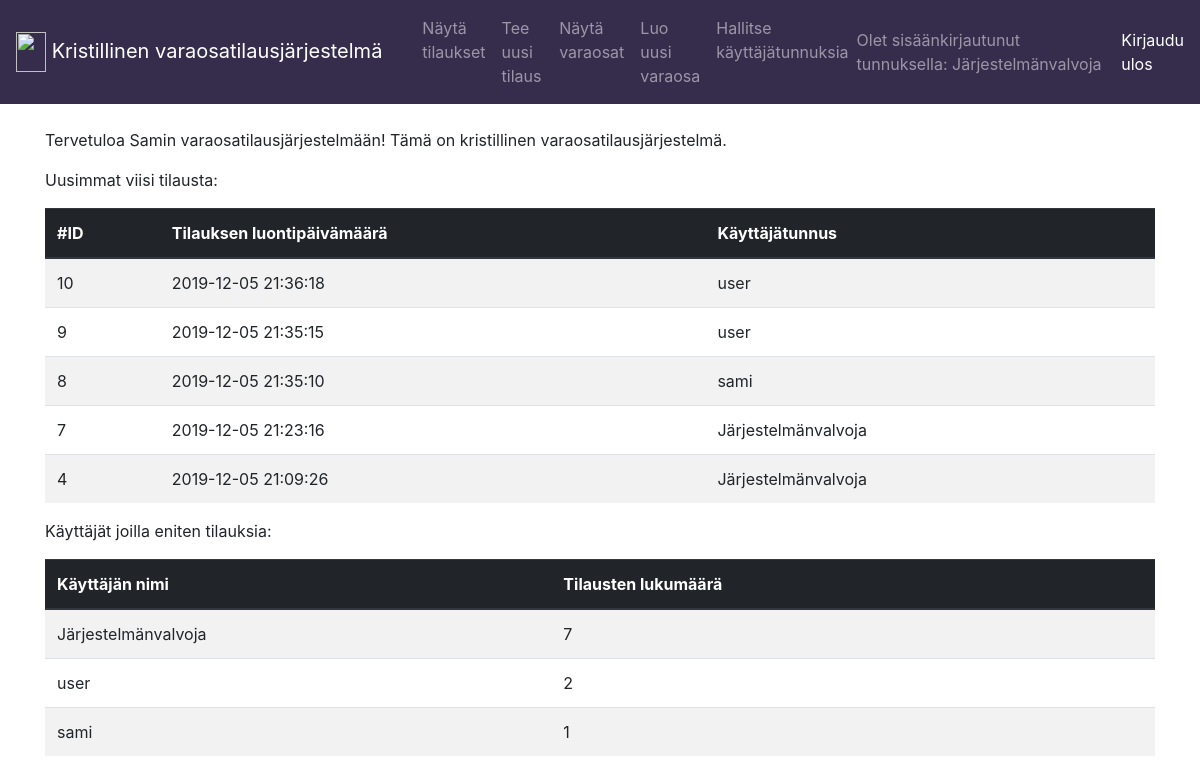
Page / (signed in) on the committed database.
### application/auth/models.py (models this page shows, shortened)
class User(Base):
    __tablename__ = "account"
    name = db.Column(db.String(144), nullable=False)
    username = db.Column(db.String(144), nullable=False)
    password = db.Column(db.String(144), nullable=False)
    role = db.Column(db.String(144), nullable=False)
    varaosa = db.relationship("Varaosa", backref='account', lazy=True)
    @staticmethod
    def find_new_orders():
        stmt = text("SELECT Tilaus.id, Tilaus.date_created, Account.name FROM Tilaus"
                    " LEFT JOIN Account ON Account.id = Tilaus.account_id"
                    " ORDER BY Tilaus.date_created DESC"
                    " LIMIT 5")
        res = db.engine.execute(stmt)
        response = []
        for row in res:
            response.append({"tilaus":row[0], "aika":row[1], "tunnus":row[2]})
        return response
    @staticmethod
    def find_users_with_most_orders():
        stmt = text("SELECT Account.name, COUNT(Tilaus.id) FROM Account"
                    " LEFT JOIN Tilaus ON Tilaus.account_id = Account.id"
                    " GROUP BY Account.id"
                    " ORDER BY COUNT(Tilaus.id) DESC")
        res = db.engine.execute(stmt)
        response = []
        for row in res:
            response.append({"tunnus":row[0], "lkm":row[1]})
        return response

### application/tilaukset/models.py (models this page shows, shortened)
class Tilaus(Base):
    orderPlace = db.Column(db.String(144), nullable=False)
    orderStatus = db.Column(db.String(144), nullable=False)
    account_id = db.Column(db.Integer, db.ForeignKey('account.id'), nullable=False)
    orderStatusNames = {}
    orderStatusNames['draft'] = 'Luonnos'
    orderStatusNames['in-progress'] = 'Käsittelyssä varastossa'
    orderStatusNames['waiting'] = 'Odottaa varaosaa/toimenpiteitä'
    orderStatusNames['cancelled'] = 'Toimitushäiriö'
    orderStatusNames['sent'] = 'Lähetetty'
    orderPlaceNames = {}
    orderPlaceNames['hes-helsinki'] = 'HES Helsinki'
    orderPlaceNames['hcsc-tampere'] = 'HCSC Tampere'
    orderPlaceNames['dna-sello'] = 'DNA Sello'
    orderPlaceNames['dna-hameenkatu'] = 'DNA Hämeenkatu'
    varaosat = db.relationship('Varaosa', secondary = 'liitostaulu')

### application/views.py (the view)
@app.route('/')
def index():
    return render_template("index.html", new_tilaus=User.find_new_orders(), tilaus_numbers=User.find_users_with_most_orders())

### application/__init__.py (called while the page is built)
@login_manager.user_loader
def load_user(user_id):
    return User.query.get(user_id)

### application/templates/index.html
{% extends "layout.html" %}
{% block body %}
  <p>
    Tervetuloa Samin varaosatilausjärjestelmään! Tämä on kristillinen varaosatilausjärjestelmä.
  </p>
  <p>
      Uusimmat viisi tilausta:
  </p>
  {% if new_tilaus is defined %}
  <table class="table table-striped">
      <thead class=thead-dark style="background-color: #362d4d;">
        <tr>
            <th>#ID</th>
            <th>Tilauksen luontipäivämäärä</th>
            <th>Käyttäjätunnus</th>
            <th></th>
        </tr>
      </thead>
  <tbody>
    {% for data in new_tilaus %}
    <tr>
      <td>{{ data.tilaus }}</td>
      <td>{{ data.aika }}</td>
      <td>{{ data.tunnus }}</td>
      <td>
      </td>
    </tr>
  {% endfor %}
</tbody>
</table>
  {% endif %}
  <p>
      Käyttäjät joilla eniten tilauksia:
  </p>
  {% if tilaus_numbers is defined %}
  <table class="table table-striped">
      <thead class=thead-dark style="background-color: #362d4d;">
        <tr>
            <th>Käyttäjän nimi</th>
            <th>Tilausten lukumäärä</th>
            <th></th>
        </tr>
      </thead>
  <tbody>
    {% for data in tilaus_numbers %}
    <tr>
      <td>{{ data.tunnus }}</td>
      <td>{{ data.lkm }}</td>
      <td>
      </td>
    </tr>
  {% endfor %}
</tbody>
</table>
  {% endif %}
{% endblock %}

### application/templates/layout.html (shortened to what this page needs)
  <!DOCTYPE html>
  <html>
    <head>
      <link rel="stylesheet" href="https://maxcdn.bootstrapcdn.com/bootstrap/4.0.0/css/bootstrap.min.css">
    </head>
    <body>
      <nav class="navbar navbar-expand-md navbar-dark mb-4" style="background-color: #362d4d;">
        <a class="navbar-brand" href="/">
          <img src="http://cliparts.co/cliparts/rcn/rey/rcnreyoXi.svg" width="30" height="40" class="d-inline-block align-top" alt="">
          <div class="navbar-brand" style="padding-top:4px;">
          Kristillinen varaosatilausjärjestelmä
          </div>
        </a>
        <div class="collapse navbar-collapse" id="navbarCollapse">
          <ul class="navbar-nav mr-auto">
            <li class="nav-item">
              <a class="nav-link" href="{{ url_for('tilaus_index') }} ">Näytä tilaukset</a>
            </li>
            <li class="nav-item">
                <a class="nav-link" href="{{ url_for('tilaus_form') }} ">Tee uusi tilaus</a>
            </li>
            <li class="nav-item">
              <a class="nav-link" href="{{ url_for('varaosa_index') }} ">Näytä varaosat</a>
            </li>
            <li class="nav-item">
              <a class="nav-link" href="{{ url_for('varaosa_form') }} ">Luo uusi varaosa</a>
            </li>
            {% if current_user.role == 'admin' %}
            <li class="nav-item">
              <a class="nav-link" href="{{ url_for('manage_index') }} ">Hallitse käyttäjätunnuksia</a>
            </li>
            {% endif %}
          </ul>
        </div>
        {% if current_user.is_authenticated %}
          <div class="navbar-text">
            Olet sisäänkirjautunut tunnuksella: {{ current_user.name }}
          </div>
        <div class="navbar-text" style="padding-left:16px;">
          <a href="{{ url_for('auth_logout') }}">Kirjaudu ulos</a>
          {% else %}
        <div class="navbar-text">
          <a href="{{ url_for('auth_login') }}">Kirjaudu sisään</a>
          {% endif %}
        </div>
      </nav>
      <main role="main" class="container">
      {% block body %}{% endblock %}
      </main>
    </body>
  </html>

### rows in the picture
User: name "Järjestelmänvalvoja", tunnus "Järjestelmänvalvoja", lkm "7"
Tilaus: tilaus "10", aika "2019-12-05 21:36:18", tunnus "user"
Tilaus: tilaus "9", aika "2019-12-05 21:35:15", tunnus "user"
Tilaus: tilaus "8", aika "2019-12-05 21:35:10", tunnus "sami"
Tilaus: tilaus "7", aika "2019-12-05 21:23:16", tunnus "Järjestelmänvalvoja"
Tilaus: tilaus "4", aika "2019-12-05 21:09:26", tunnus "Järjestelmänvalvoja"
User: tunnus "user", lkm "2"
User: tunnus "sami", lkm "1"
